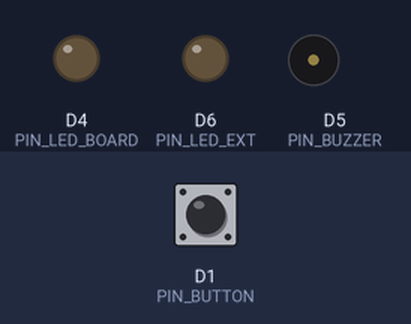
Simulated run of this sketch. Board: ESP8266 (Wemos D1 mini). Shown: output pins drawn as LEDs (lit = HIGH), buzzer (waves = sounding). The test bench sets the inputs (shaded band); at power-on: D1 (PIN_BUTTON) HIGH. What the sketch prints to the serial monitor is not drawn.

Above: at 0.0 s.
At 1.5 s:
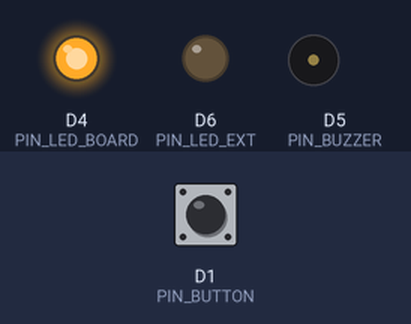
1.6 s: D1 (PIN_BUTTON) pulled LOW for 0.15 s
At 2.1 s:
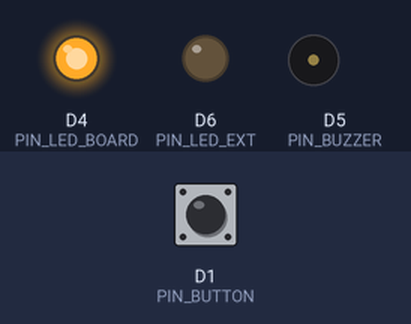
Timing chart, 0 to 4.6 s (numbered marks = the images above; inputs shaded):
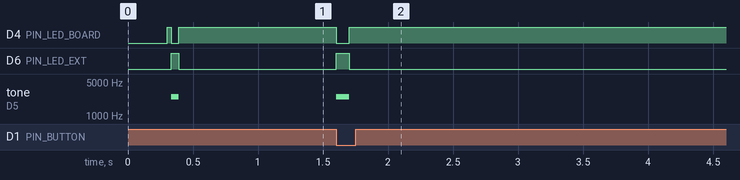

Measured:
- after the input at 1.6 s, D4 (PIN_LED_BOARD): HIGH → LOW at once, → HIGH 0.10 s later; D6 (PIN_LED_EXT): LOW → HIGH at once, → LOW 0.10 s later; tone on D5 (PIN_BUZZER): silent → 2500 Hz at once, → silent 0.10 s later

The sketch:

SingleBoardTest.ino
```cpp
/*
 * 專案名稱：電子折返跑 - 單板硬體整合驗證程式 (SingleBoardTest)
 * 適用對象：NodeMCU / D1 mini (ESP8266)
 * 功能說明：
 *   1. 驗證微動開關 (D1)、外接 LED (D6)、蜂鳴器 (D5) 接線與功能。
 *   2. 內建軟體防彈跳 (Debounce) 與狀態邊緣觸發機制。
 *   3. 支援「主動式蜂鳴器」與「被動式蜂鳴器」模式切換。
 *   4. 按下微動開關時：LED 點亮、蜂鳴器短鳴、序列埠輸出觸發次數與時間戳記。
 *
 * 接線說明：
 *   - 微動開關 (C/NO)：一端接 D1 (GPIO5)，另一端接 GND（使用內部上拉 INPUT_PULLUP，免外接電阻）
 *   - 外接 LED 燈    ：正極(長腳)接 D6 (GPIO12，可串220Ω~1kΩ)，負極(短腳)接 GND
 *   - 蜂鳴器         ：正極接 D5 (GPIO14)，負極接 GND
 */

#include <Arduino.h>

// ========== 腳位定義 ==========
const int PIN_BUTTON    = D1;           // 微動開關 (按下去導通至 GND)
const int PIN_BUZZER    = D5;           // 蜂鳴器
const int PIN_LED_EXT   = D6;           // 外接 LED 燈
const int PIN_LED_BOARD = LED_BUILTIN;  // D1 mini 板載藍色 LED (低電位 LOW 點亮)

// ========== 蜂鳴器類型切換 ==========
// 若您的蜂鳴器是「主動式」（通電就嗶）：設為 false
// 若您的蜂鳴器是「被動式」（需要頻率震盪）：設為 true
const bool IS_PASSIVE_BUZZER = true;
const int BEEP_FREQ = 2500;             // 被動蜂鳴器頻率 (Hz)

// ========== 防彈跳與計時參數 ==========
const unsigned long DEBOUNCE_DELAY = 150; // 防彈跳冷卻時間 (ms)
const unsigned long FEEDBACK_TIME  = 100; // 聲光反饋持續時間 (ms)

// ========== 狀態變數 ==========
int lastButtonReading = HIGH;
unsigned long lastTriggerTime = 0;
unsigned long feedbackEndTime = 0;
bool isFeedbackActive = false;
uint32_t triggerCount = 0;

// 發聲輔助函式
void setBuzzer(bool state) {
  if (IS_PASSIVE_BUZZER) {
    if (state) {
      tone(PIN_BUZZER, BEEP_FREQ);
    } else {
      noTone(PIN_BUZZER);
    }
  } else {
    digitalWrite(PIN_BUZZER, state ? HIGH : LOW);
  }
}

// 觸發反饋 (聲光同步)
void triggerFeedback() {
  triggerCount++;
  unsigned long now = millis();
  feedbackEndTime = now + FEEDBACK_TIME;
  isFeedbackActive = true;

  // 點亮外接 LED
  digitalWrite(PIN_LED_EXT, HIGH);
  // 點亮板載 LED (Active LOW)
  digitalWrite(PIN_LED_BOARD, LOW);
  // 鳴叫蜂鳴器
  setBuzzer(true);

  // 序列埠輸出
  Serial.println("========================================");
  Serial.printf("【拍擊觸發 #%u】時間戳記: %lu ms\n", triggerCount, now);
  Serial.println("========================================");
}

void setup() {
  Serial.begin(115200);
  delay(300);

  // 腳位模式初始化
  pinMode(PIN_BUTTON, INPUT_PULLUP);
  pinMode(PIN_BUZZER, OUTPUT);
  pinMode(PIN_LED_EXT, OUTPUT);
  pinMode(PIN_LED_BOARD, OUTPUT);

  // 初始關閉輸出
  setBuzzer(false);
  digitalWrite(PIN_LED_EXT, LOW);
  digitalWrite(PIN_LED_BOARD, HIGH); // 關閉板載 LED

  Serial.println("\n\n--------------------------------------------");
  Serial.println(">>> D1 mini 折返點單板硬體測試 (SingleBoardTest) <<<");
  Serial.println("腳位配置：");
  Serial.println("  • 微動開關 : D1 (GPIO5, INPUT_PULLUP 接地觸發)");
  Serial.println("  • 蜂鳴器   : D5 (GPIO14)");
  Serial.printf ("  • 蜂鳴模式 : %s\n", IS_PASSIVE_BUZZER ? "被動式 (PWM tone)" : "主動式 (HIGH/LOW)");
  Serial.println("  • 外接 LED : D6 (GPIO12)");
  Serial.println("  • 板載 LED : D4 (LED_BUILTIN)");
  Serial.println("--------------------------------------------");
  Serial.println("系統開機自我測試 (LED + 蜂鳴器)...");

  // 開機自我檢測 (短鳴 50ms)
  digitalWrite(PIN_LED_EXT, HIGH);
  digitalWrite(PIN_LED_BOARD, LOW);
  setBuzzer(true);
  delay(60);
  setBuzzer(false);
  digitalWrite(PIN_LED_EXT, LOW);
  digitalWrite(PIN_LED_BOARD, HIGH);

  Serial.println("測試就緒！請嘗試「拍擊」或「按下」微動開關...");
}

void loop() {
  unsigned long currentMillis = millis();

  // 1. 讀取微動開關狀態 (INPUT_PULLUP: 平時 HIGH，按下為 LOW)
  int reading = digitalRead(PIN_BUTTON);

  // 2. 邊緣檢測 (從未按下 HIGH 變成 按下 LOW) 搭配防彈跳冷卻
  if (reading == LOW && lastButtonReading == HIGH) {
    if (currentMillis - lastTriggerTime > DEBOUNCE_DELAY) {
      lastTriggerTime = currentMillis;
      triggerFeedback();
    }
  }
  lastButtonReading = reading;

  // 3. 非阻塞控制反饋關閉 (維持 FEEDBACK_TIME 毫秒後熄滅/停鳴)
  if (isFeedbackActive && currentMillis >= feedbackEndTime) {
    isFeedbackActive = false;
    setBuzzer(false);
    digitalWrite(PIN_LED_EXT, LOW);
    digitalWrite(PIN_LED_BOARD, HIGH); // 關閉板載 LED
  }
}
```
